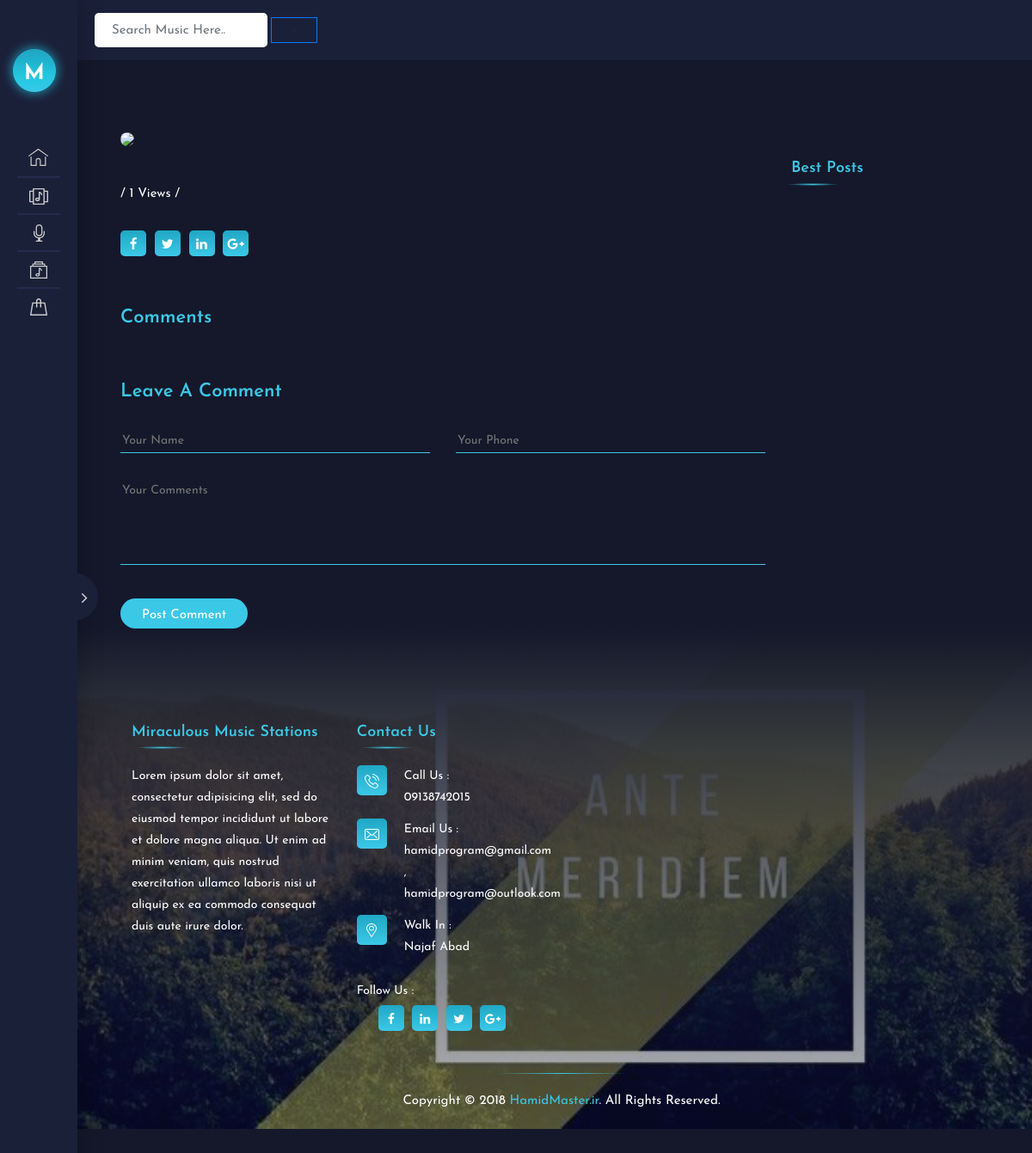
The app's page /SingleBlog.php, older data.
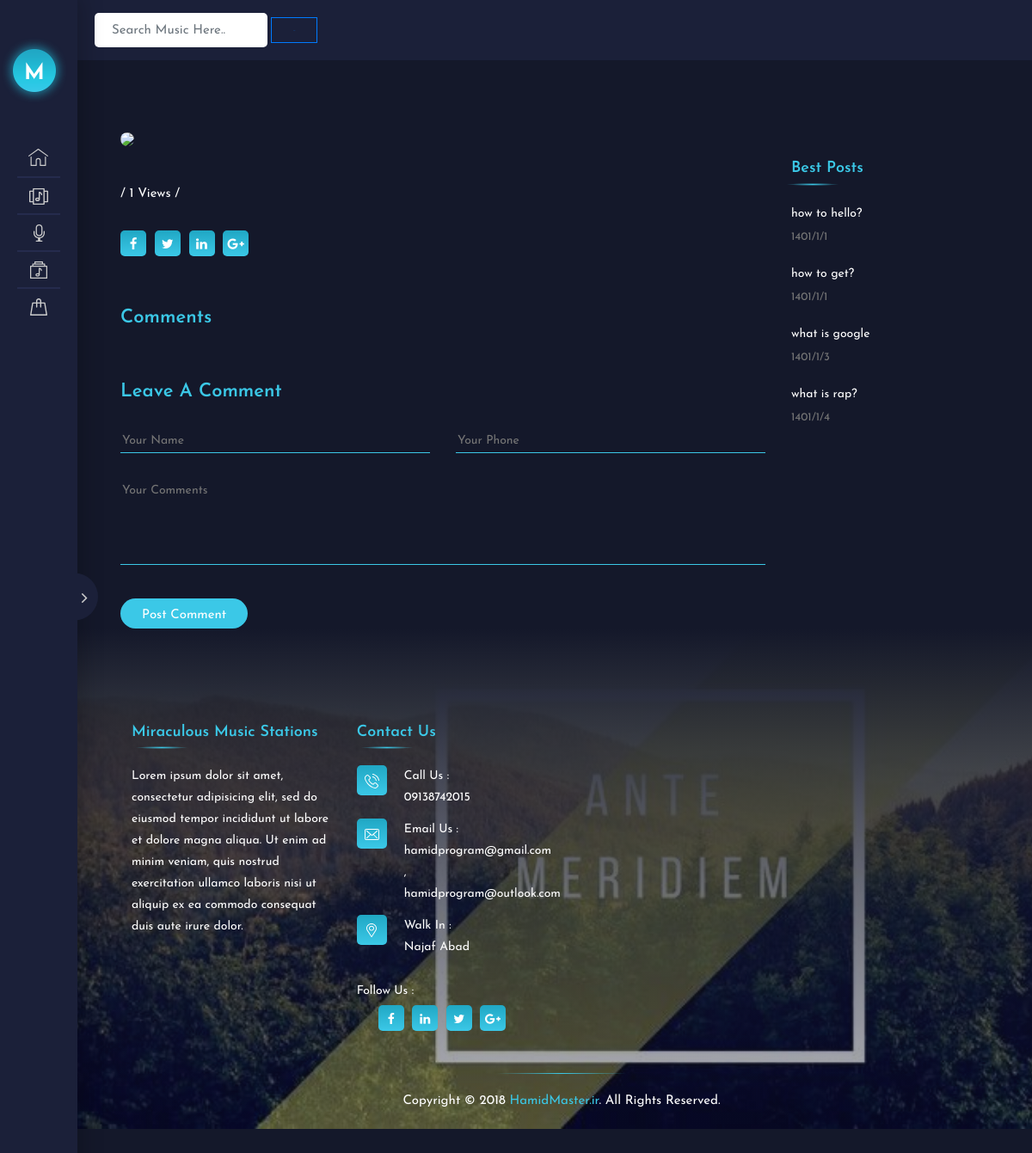
The same page, newer data.
### tables this page shows
CREATE TABLE IF NOT EXISTS `blog` (
  `ID` int(11) NOT NULL AUTO_INCREMENT,
  `Name` varchar(200) NOT NULL,
  `ShortDIscription` varchar(600) NOT NULL,
  `DIscription` text NOT NULL,
  `Date` varchar(200) NOT NULL,
  `Views` varchar(6000) NOT NULL,
  `Cover` varchar(600) NOT NULL,
  PRIMARY KEY (`ID`)
);

### SingleBlog.php (the view, shortened to what this page needs)
<?php
include("Share/header.php");
$ID = $_GET["id"];
$servername = "localhost";
$username = "sa";
$password = "12345";
$dbname = "dbmusic";
$conn = mysqli_connect($servername, $username, $password, $dbname);
$sql = "SELECT * FROM blog WHERE '$ID'=ID";
$result = $conn->query($sql);
$row = $result->fetch_assoc();
$v = $row["Views"];
$v++;
$sqlv = "UPDATE blog SET Views='$v' WHERE ID=$ID";
$conn->query($sqlv);
?>
<div class="ms_blog_single_wrapper">
    <div class="row">
        <div class="col-lg-9 col-md-9">
            <div class="ms_blog_single">
                <div class="blog_single_img">
                    <img src="Admin/Blog/Cover/<?php echo ($row["Cover"]) ?>" class="img-fluid">
                </div>
                <div class="blog_single_content">
                    <div class="ms_post_meta">
                        <ul>
                            <li><?php echo ($row["Date"]) ?> / </li>
                            <li><?php echo ($v) ?> Views / </li>
                        </ul>
                    </div>
                    <div class="ms_blog_tag foo_sharing">
                        <ul>
                            <li><a href="#"><i class="fa fa-facebook"></i></a></li>
                            <li><a href="#"><i class="fa fa-twitter"></i></a></li>
                            <li><a href="#"><i class="fa fa-linkedin"></i></a></li>
                            <li><a href="#"><i class="fa fa-google-plus"></i></a></li>
                        </ul>
                    </div>
                </div>
                <div class="blog_comments">
                    <h1>comments</h1>
                </div>
                <div class="blog_comments_forms">
                    <h1>Leave A Comment</h1>
                    <form method="POST" action="AddComent.php">
                        <div class="row">
                            <div class="col-lg-6 col-md-6">
                                <div class="comment_input_wrapper">
                                    <input name="Name" value="" type="text" class="cmnt_field" placeholder="Your Name">
                                </div>
                            </div>
                            <div class="col-lg-6 col-md-6">
                                <div class="comment_input_wrapper">
                                    <input name="Phone" value="" type="text" class="cmnt_field" placeholder="Your Phone">
                                </div>
                            </div>
                            <div class="col-lg-12 col-md-12">
                                <div class="comment_input_wrapper">
                                    <textarea id="comment" name="Discriptin" class="cmnt_field" placeholder="Your Comments"></textarea>
                                </div>
                            </div>
                            <div class="col-lg-12 col-md-12">
                                <div class="comment-form-submit">
                                    <input name="submit" type="submit" id="comment-submit" class="submit ms_btn" value="Post Comment">
                                </div>
                            </div>
                        </div>
                    </form>
                </div>
            </div>
        </div>
        <div class="col-lg-3 col-md-3">
            <div class="ms_sidebar">
                <div class="widget widget_recent_entries">
                    <h2 class="widget-title">Best Posts</h2>
                    <ul>
                        <?php
                        $sqllm = "SELECT * FROM blog ORDER BY Views DESC LIMIT 4";
                        $resulttm = $conn->query($sqllm);
                        if ($resulttm->num_rows > 0) {
                            while ($row = $resulttm->fetch_assoc()) {
                                echo ("<li><div class='recent_cmnt_data'><h4><a href='SingleBlog.php?id=" . $row["ID"] . "'>" . $row["Name"] . "</a></h4><span>" . $row["Date"] . "</span></div></li>");
                            }
                        }
                        ?>
                    </ul>
                </div>
            </div>
        </div>
    </div>
</div>
</div>
<?php
include("Share/footer.php");
?>

### Share/header.php (shortened to what this page needs)
<!DOCTYPE html>
<html>
<head>
    <link rel="stylesheet" type="text/css" href="css/fonts.css">
    <link rel="stylesheet" type="text/css" href="css/bootstrap.css">
    <link rel="stylesheet" type="text/css" href="css/font-awesome.min.css">
    <link rel="stylesheet" type="text/css" href="js/plugins/swiper/css/swiper.min.css">
    <link rel="stylesheet" type="text/css" href="js/plugins/nice_select/nice-select.css">
    <link rel="stylesheet" type="text/css" href="js/plugins/player/volume.css">
    <link rel="stylesheet" type="text/css" href="js/plugins/scroll/jquery.mCustomScrollbar.css">
    <link rel="stylesheet" type="text/css" href="css/style.css">
</head>
<body>
    <div class="ms_main_wrapper">
        <div class="ms_sidemenu_wrapper">
            <div class="ms_nav_close">
                <i class="fa fa-angle-right" aria-hidden="true"></i>
            </div>
            <div class="ms_sidemenu_inner">
                <div class="ms_logo_inner">
                    <div class="ms_logo">
                        <a href="Admin/LoginForm.php"><img src="images/logo.png" alt="" class="img-fluid" /></a>
                    </div>
                </div>
                <div class="ms_nav_wrapper">
                    <ul>
                        <li><a href="index.php" title="Discover">
                                <span class="nav_icon">
                                    <span class="icon icon_discover"></span>
                                </span>
                            </a>
                        </li>
                        <li><a href="Album.php" title="Albums">
                                <span class="nav_icon">
                                    <span class="icon icon_albums"></span>
                                </span>
                            </a>
                        </li>
                        <li><a href="Artist.php" title="Artists">
                                <span class="nav_icon">
                                    <span class="icon icon_artists"></span>
                                </span>
                            </a>
                        </li>
                        <li><a href="Genres.php" title="Genres">
                                <span class="nav_icon">
                                    <span class="icon icon_genres"></span>
                                </span>
                            </a>
                        </li>
                        <li><a href="Blog.php" title="Top Tracks">
                                <span class="nav_icon">
                                    <span class="icon icon_purchased"></span>
                                </span>
                            </a>
                        </li>
                    </ul>
                </div>
            </div>
        </div>
        <div class="ms_content_wrapper padder_top90">
            <div class="ms_header">
                <div class="ms_top_left">
                    <div class="ms_top_search">
                        <form action="Serch.php" method="POST">
                            <input style="width: 75%;" type="text" class="form-control" name="Serch" placeholder="Search Music Here..">
                            <input style="width: 20%; height: 30px;" class="btn btn-outline-primary" type="submit" value="serch">
                        </form>
                    </div>
                </div>
            </div>

### Share/footer.php (shortened to what this page needs)
<div class="ms_footer_wrapper">
    <div class="ms_footer_logo">
    </div>
    <div class="ms_footer_inner">
        <div class="row">
            <div class="col-lg-3 col-md-6">
                <div class="footer_box">
                    <h1 class="footer_title">miraculous music stations</h1>
                    <p>Lorem ipsum dolor sit amet, consectetur adipisicing elit, sed do eiusmod tempor incididunt ut labore et dolore magna aliqua. Ut enim ad minim veniam, quis nostrud exercitation ullamco laboris nisi ut aliquip ex ea commodo consequat duis aute irure dolor.</p>
                </div>
            </div>
            <div class="col-lg-3 col-md-6">
                <div class="footer_box footer_contacts">
                    <h1 class="footer_title">contact us</h1>
                    <ul class="foo_con_info">
                        <li>
                            <div class="foo_con_icon">
                                <img src="images/svg/phone.svg" alt="">
                            </div>
                            <div class="foo_con_data">
                                <span class="con-title">Call us :</span>
                                <span>09138742015</span>
                            </div>
                        </li>
                        <li>
                            <div class="foo_con_icon">
                                <img src="images/svg/message.svg" alt="">
                            </div>
                            <div class="foo_con_data">
                                <span class="con-title">email us :</span>
                                <span><a href="#">hamidprogram@gmail.com </a>, <a href="#">hamidprogram@outlook.com</a></span>
                            </div>
                        </li>
                        <li>
                            <div class="foo_con_icon">
                                <img src="images/svg/add.svg" alt="">
                            </div>
                            <div class="foo_con_data">
                                <span class="con-title">walk in :</span>
                                <span>Najaf Abad</span>
                            </div>
                        </li>
                    </ul>
                    <div class="foo_sharing">
                        <div class="share_title">follow us :</div>
                        <ul>
                            <li><a href="#"><i class="fa fa-facebook" aria-hidden="true"></i></a></li>
                            <li><a href="#"><i class="fa fa-linkedin" aria-hidden="true"></i></a></li>
                            <li><a href="#"><i class="fa fa-twitter" aria-hidden="true"></i></a></li>
                            <li><a href="#"><i class="fa fa-google-plus" aria-hidden="true"></i></a></li>
                        </ul>
                    </div>
                </div>
            </div>
        </div>
    </div>
    <div class="col-lg-12">
        <div class="ms_copyright">
            <div class="footer_border"></div>
            <p>Copyright &copy; 2018 <a href="https://hamidmaster.ir/"> HamidMaster.ir</a>. All Rights Reserved.</p>
        </div>
    </div>
</div>
</div>
</body>
</html>

Row changes from the older to the newer data that the page shows:
added blog: Name "how to hello?", Date "1401/1/1"
added blog: Name "how to get?", Date "1401/1/1"
added blog: Name "what is google", Date "1401/1/3"
added blog: Name "what is rap?", Date "1401/1/4"
